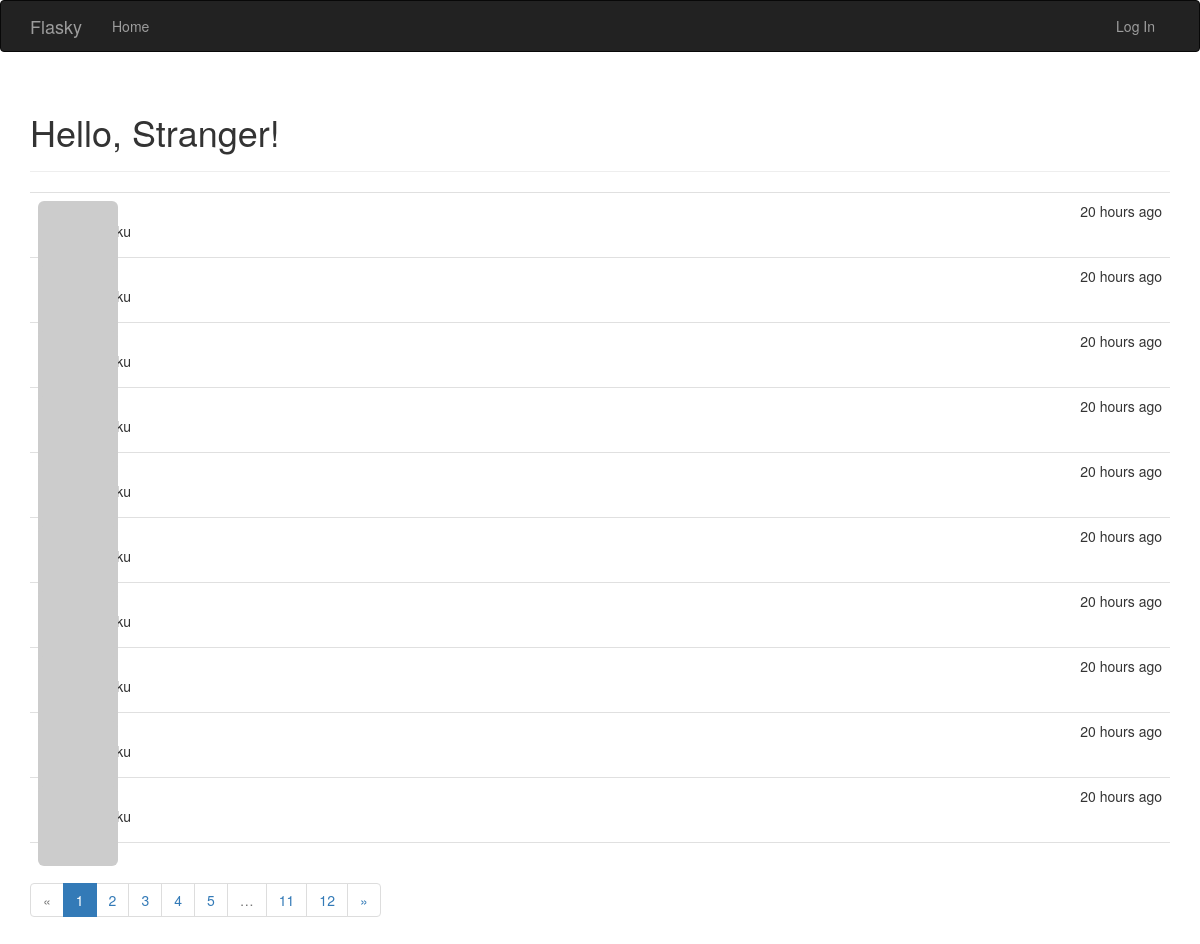
The page / on the database its author committed.
### app/models.py (models this page shows, shortened)
class Post(db.Model):  #博客文章对应的表
    __tablename__ = 'posts'
    id = db.Column(db.Integer, primary_key=True)
    body = db.Column(db.Text)
    timestamp = db.Column(db.DateTime, index=True, default=datetime.utcnow)
    author_id = db.Column(db.Integer, db.ForeignKey('users.id'))

### app/main/views.py (the view)
@main.route('/', methods=['GET', 'POST'])
def index():
    form = PostForm()
    if current_user.can(Permission.WRITE_ARTICLES) and form.validate_on_submit():
        post = Post(body=form.body.data,
                    author=current_user._get_current_object())
        db.session.add(post)  #保存到数据库
        return redirect(url_for('.index'))
    page = request.args.get('page', 1, type=int)  #渲染第几页，默认第一页
    pagination = Post.query.order_by(Post.timestamp.desc()).paginate(
        page, per_page=current_app.config['FLASKY_POSTS_PER_PAGE'],
        error_out=False)
    posts = pagination.items
    return render_template('index.html', form=form, posts=posts,
                           pagination=pagination)

### app/auth/views.py (called while the page is built)
@auth.before_app_request
def before_request():
    if current_user.is_authenticated:
        current_user.ping()
        if not current_user.confirmed and request.endpoint[:5] != 'auth.':
            return redirect(url_for('auth.unconfirmed'))

### app/main/__init__.py (called while the page is built)
@main.app_context_processor  #在模板中也需要验证权限，将Permission设为模板上下文，避免每次传参
def inject_permissions():
    return dict(Permission=Permission)

### app/models.py (called while the page is built)
    def gravatar(self, size=256, default='wavatar', rating='x'):  #用户头像
        if request.is_secure:
            url = 'https://secure.gravatar.com/avatar'
        else:
            url = 'http://www.gravatar.com/avatar'
        hash = hashlib.md5(self.email.encode('utf-8')).hexdigest()
        return '{url}/{hash}?s={size}&d={default}&r={rating}'.format(
            url=url, hash=hash, size=size, default=default, rating=rating)

    def can(self, permissions):
        return False

### app/templates/index.html (shortened to what this page needs)
{% extends "base.html" %}
{% import "bootstrap/wtf.html" as wtf %}
{% import "_macros.html" as macros %}
{% block page_content %}
<div class="page-header">
    <h1>Hello, {% if current_user.is_authenticated %}{{ current_user.username }}{% else %}Stranger{% endif %}!</h1>
</div>
{% include '_posts.html' %}
{% if pagination %}
<div class="pagination">
    {{ macros.pagination_widget(pagination, '.index') }}
</div>
{% endif %}
{% endblock %}

### app/templates/_posts.html
<ul class="posts">
    {% for post in posts %}
    <li class="post">
        <div class="post-thumbnail">
            <a href="{{ url_for('.user', username=post.author.username) }}">
                <img class="img-rounded profile-thumbnail" src="{{ post.author.gravatar(size=40) }}">
            </a>
        </div>
        <div class="post-content">
            <div class="post-date">{{ moment(post.timestamp).fromNow() }}</div>
            <div class="post-author"><a href="{{ url_for('.user', username=post.author.username) }}">{{ post.author.username }}</a></div>
            <div class="post-body">{{ post.body }}</div>
        </div>
    </li>
    {% endfor %}
</ul>

### app/static/styles.css (style rules this page uses)
.profile-thumbnail { position: absolute; }
ul.posts { list-style-type: none; padding: 0px; margin: 16px 0px 0px 0px; border-top: 1px solid #e0e0e0; }
ul.posts li.post { padding: 8px; border-bottom: 1px solid #e0e0e0; }
div.post-date { float: right; }
div.post-author { font-weight: bold; }
div.post-thumbnail { position: absolute; }
div.post-content { margin-left: 48px; min-height: 48px; }

### rows shown on the page
Post: timestamp "20 hours ago"
Post: timestamp "20 hours ago"
Post: timestamp "20 hours ago"
Post: timestamp "20 hours ago"
Post: timestamp "20 hours ago"
Post: timestamp "20 hours ago"
Post: timestamp "20 hours ago"
Post: timestamp "20 hours ago"
Post: timestamp "20 hours ago"
Post: timestamp "20 hours ago"

### other values the page prints
{{ p }} "1"
{{ p }} "2" "3" "4" "5" "11" "12"
